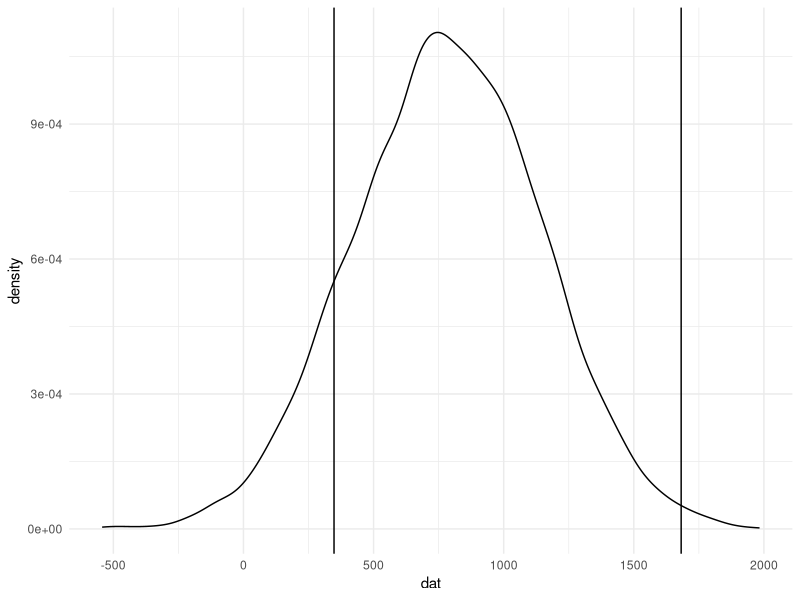
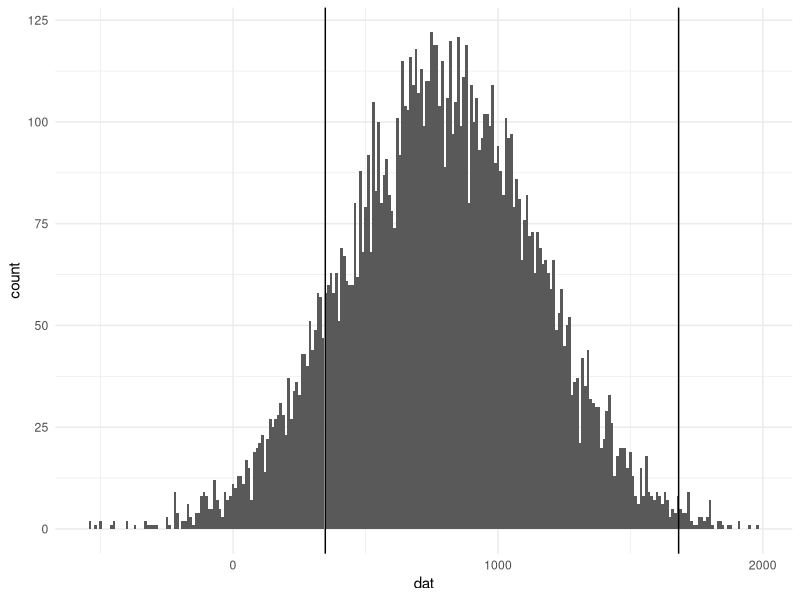

Reproduce these figures in R, in order.
## ---- chunk 1
library(tidyverse) # praise be
## ---- chunk 2
dat <- rnorm(n = 10000, 34*23, 18*20)
samples <- seq(1:10000)
df <- data.frame("dat" = dat,
                 "samples" = samples)
## ---- chunk 3
ggplot(df, aes(dat)) +
  geom_density() +
  geom_vline(xintercept = c(348,1682)) +
  theme_minimal()
## ---- chunk 4
ggplot(df, aes(dat)) +
  geom_histogram(binwidth = 10) +
  geom_vline(xintercept = c(348, 1682)) +
  theme_minimal()
